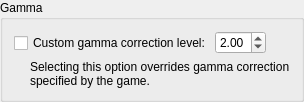
            <widget class="QGroupBox" name="gammaCorrectionGroupBox">
             <property name="toolTip">
              <string>&lt;html&gt;&lt;head/&gt;&lt;body&gt;&lt;p&gt;Some N64 games use gamma correction to brighten the image. When the frame buffer is enabled, gamma correction is applied automatically for all games that use it on the N64. You can use your own gamma correction instead with this option. The default level, used on the N64, is 2.&lt;/p&gt;&lt;p&gt;[Recommended: &lt;span style=&quot; font-style:italic;&quot;&gt;Unchecked; 2.00&lt;/span&gt;]&lt;/p&gt;&lt;/body&gt;&lt;/html&gt;</string>
             </property>
             <property name="title">
              <string>Gamma</string>
             </property>
             <layout class="QVBoxLayout" name="verticalLayout_15">
              <property name="spacing">
               <number>4</number>
              </property>
              <item>
               <layout class="QHBoxLayout" name="horizontalLayout_12">
                <item>
                 <widget class="QCheckBox" name="gammaCorrectionCheckBox">
                  <property name="text">
                   <string>Custom gamma correction level:</string>
                  </property>
                 </widget>
                </item>
                <item>
                 <layout class="QVBoxLayout" name="verticalLayout_16">
                  <property name="spacing">
                   <number>0</number>
                  </property>
                  <item>
                   <widget class="QDoubleSpinBox" name="gammaLevelSpinBox">
                    <property name="minimum">
                     <double>1.000000000000000</double>
                    </property>
                    <property name="maximum">
                     <double>4.000000000000000</double>
                    </property>
                    <property name="singleStep">
                     <double>0.100000000000000</double>
                    </property>
                    <property name="value">
                     <double>2.000000000000000</double>
                    </property>
                   </widget>
                  </item>
                  <item>
                   <spacer name="verticalSpacer_4">
                    <property name="orientation">
                     <enum>Qt::Orientation::Vertical</enum>
                    </property>
                    <property name="sizeType">
                     <enum>QSizePolicy::Policy::Fixed</enum>
                    </property>
                    <property name="sizeHint" stdset="0">
                     <size>
                      <width>0</width>
                      <height>2</height>
                     </size>
                    </property>
                   </spacer>
                  </item>
                 </layout>
                </item>
                <item>
                 <spacer name="horizontalSpacer_5">
                  <property name="orientation">
                   <enum>Qt::Orientation::Horizontal</enum>
                  </property>
                  <property name="sizeHint" stdset="0">
                   <size>
                    <width>0</width>
                    <height>0</height>
                   </size>
                  </property>
                 </spacer>
                </item>
               </layout>
              </item>
              <item>
               <widget class="QFrame" name="gammaCorrectionNoteFrame">
                <layout class="QHBoxLayout" name="horizontalLayout_21">
                 <property name="spacing">
                  <number>9</number>
                 </property>
                 <property name="leftMargin">
                  <number>0</number>
                 </property>
                 <property name="topMargin">
                  <number>0</number>
                 </property>
                 <property name="rightMargin">
                  <number>0</number>
                 </property>
                 <property name="bottomMargin">
                  <number>0</number>
                 </property>
                 <item>
                  <widget class="QLabel" name="gammaCorrectionNoteIcon">
                   <property name="sizePolicy">
                    <sizepolicy hsizetype="Fixed" vsizetype="Fixed">
                     <horstretch>0</horstretch>
                     <verstretch>0</verstretch>
                    </sizepolicy>
                   </property>
                   <property name="pixmap">
                    <pixmap resource="icon.qrc">:/Info.ico</pixmap>
                   </property>
                  </widget>
                 </item>
                 <item>
                  <widget class="QLabel" name="gammaCorrectionNoteLabel">
                   <property name="text">
                    <string>Selecting this option overrides gamma correction specified by the game.</string>
                   </property>
                   <property name="wordWrap">
                    <bool>true</bool>
                   </property>
                  </widget>
                 </item>
                </layout>
               </widget>
              </item>
              <item>
               <spacer name="verticalSpacer_15">
                <property name="orientation">
                 <enum>Qt::Orientation::Vertical</enum>
                </property>
                <property name="sizeHint" stdset="0">
                 <size>
                  <width>0</width>
                  <height>0</height>
                 </size>
                </property>
               </spacer>
              </item>
             </layout>
            </widget>
